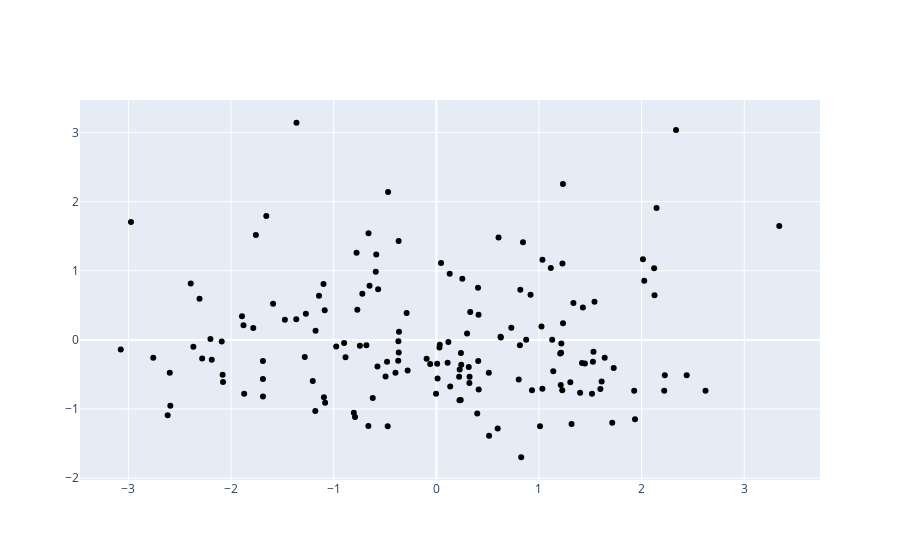

Write notebook code for a chart like this one.
### Code cell
fig = go.Figure()
fig.add_scatter(x = clust0_pc['Component 1'], y = clust0_pc['Component 2'], name = 'Cluster 0', mode = 'markers', marker = dict(color = 'black' ), hoverinfo = 'skip', customdata=player_0.PLAYER_NAME, hovertemplate = 'Player: %{customdata}<br><extra></extra>' )

### Figure 1 — Plotly figure (JSON) as saved in the notebook; plotly's stock layout.template omitted (floating-point values rounded to 4 significant figures; data arrays with more than 128 entries replaced by an {"elided": "..."} marker saying what was removed)
{"data": [{"customdata": {"elided": "156 str values"}, "hoverinfo": "skip", "hovertemplate": "Player: %{customdata}<br><extra></extra>", "marker": {"color": "black"}, "mode": "markers", "name": "Cluster 0", "type": "scatter", "x": {"elided": "156 float values"}, "y": {"elided": "156 float values"}}], "layout": {}}
